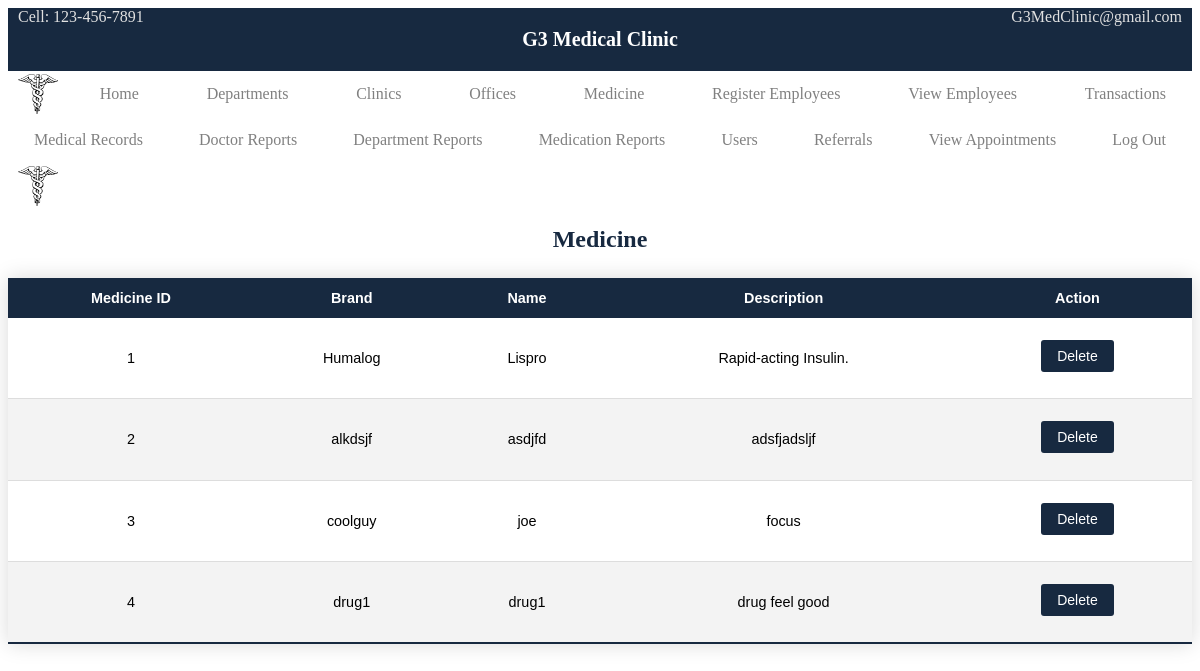
Page /medicine.php (signed in) on the earlier database version.
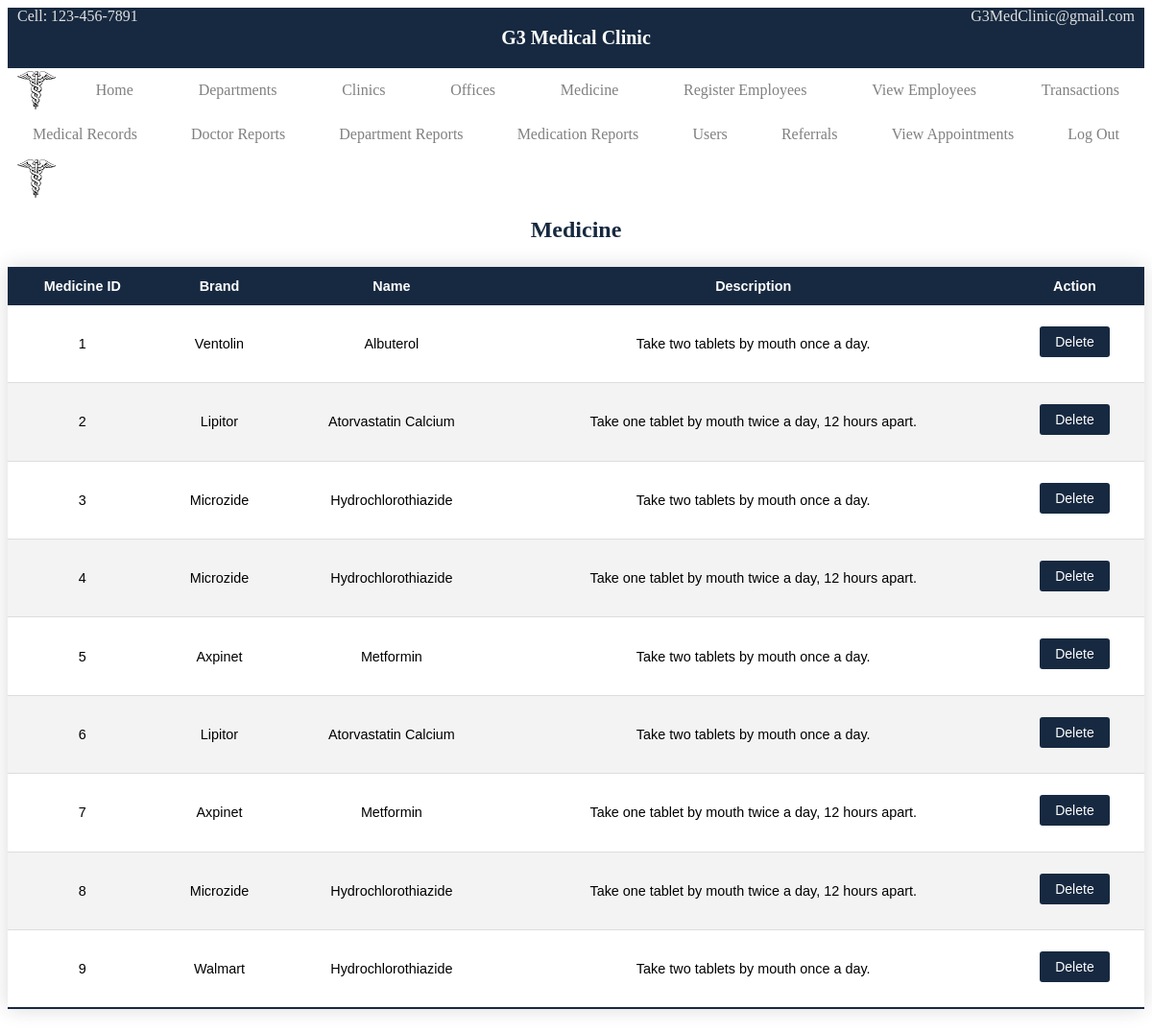
Same page on the later database version.
### tables this page shows
CREATE TABLE `Medicine` (
  `med_ID` int NOT NULL AUTO_INCREMENT,
  `brand` varchar(20) NOT NULL,
  `name` varchar(30) NOT NULL,
  `description` text NOT NULL,
  `deleted_flag` tinyint(1) NOT NULL DEFAULT '0',
  PRIMARY KEY (`med_ID`)
);

### includes/functions.inc.php (called while the page is built, shortened)
<?php
function getMedicine($conn) {
  $sql = "SELECT * FROM Medicine WHERE deleted_flag = false;";
  $stmt = mysqli_stmt_init($conn);
  if (!mysqli_stmt_prepare($stmt, $sql)) {
    header("location: emergencycontact.php?error=getusersfailed");
    exit();
  }
  mysqli_stmt_execute($stmt);
  $result = mysqli_stmt_get_result($stmt);
  return $result;
}

### medicine.php (the view, shortened to what this page needs)
<?php
  include_once 'header.php';
  require_once 'includes/dbh.inc.php';
  require_once 'includes/functions.inc.php';
  $result = getMedicine($conn);
?>
<h2>Medicine</h2>
<div class='med-table'>
  <table class="table-template">
    <thead>
      <tr>
        <th>Medicine ID</th>
        <th>Brand</th>
        <th>Name</th>
        <th>Description</th>
        <th>Action</th>
      </tr>
    </thead>
    <tbody>
    <?php
      while ($row = mysqli_fetch_assoc($result)) {
        $medID = $row["med_ID"];
        $medBrand = $row["brand"];
        $medName = $row["name"];
        $medDesc = $row["description"];
    ?>
    <tr>
      <td><?php echo $medID?></td>
      <td><?php echo $medBrand?></td>
      <td><?php echo $medName?></td>
      <td><?php echo $medDesc?></td>
      <td>
      <form action='/medical-clinic/delete.php' method='post'>
          <div class='submit-btn'>
            <button type='submit' name='submit'>Delete</button>
          </div>
        </form>
      </td>
    </tr>
    <?php
      }
    ?>
    </tbody>
  </table>
</div>
<?php
  include_once 'footer.php';
?>

### header.php (shortened to what this page needs)
<!DOCTYPE html>
<html lang="en">
<head>
</head>
<body>
  <div class='centered-div'>
    <header>
      <nav>
       <div>
        <ul class='header'>
					 <p class='cleft'>Cell: 123-456-7891</p>
					 <p class='cright'>G3MedClinic@gmail.com</p>
           <p class='headtitle'>G3 Medical Clinic</p>
				 </ul>
         <ul class='navigation'>
          <img src="med_logo.png" alt="company logo">
           <li><a href='index.php'>Home</a></li>
           <?php
            if (isset($_SESSION["userID"])) {
              if ($_SESSION["userRole"] === 'admin') {
                echo "<li><a href='dept.php'>Departments</a></li>";
                echo "<li><a href='clinicadd.php'>Clinics</a></li>";
                echo "<li><a href='office.php'>Offices</a></li>";
                echo "<li><a href='medicine.php'>Medicine</a></li>";
                echo "<li><a href='memp.php'>Register Employees</a></li>";
                echo "<li><a href='vemp.php'>View Employees</a></li>";
                echo "<li><a href='transactions.php'>Transactions</a></li>";
                echo "<li><a href='medrecord.php'>Medical Records</a></li>";
                echo "<li><a href='viewdoctorreports.php'>Doctor Reports</a></li>";
                echo "<li><a href='viewdepartmentreports.php'>Department Reports</a></li>";
                echo "<li><a href='viewmedicationreports.php'>Medication Reports</a></li>";
                echo "<li><a href='users.php'>Users</a></li>";
                echo "<li><a href='referrals.php'>Referrals</a></li>";
              }
              echo "<li><a href='viewappointments.php'>View Appointments</a></li>";
              echo "<li><a href='includes/logout.inc.php'>Log Out</a></li>";
            }
            else {
              echo "<li><a href='signup.php'>Sign Up</a></li>";
              echo "<li><a href='login.php'>Log In</a></li>";
            }
           ?>
           <img src="med_logo.png" alt="company logo">
          </ul>
       </div>
      </nav>
    </header>

### footer.php
  </div>
</body>
</html>

Differences in the rows shown:
changed medicine id 1: brand "Humalog" → "Ventolin"; name "Lispro" → "Albuterol"; description "Rapid-acting Insulin." → "Take two tablets by mouth once a day."
changed medicine id 2: brand "alkdsjf" → "Lipitor"; name "asdjfd" → "Atorvastatin Calcium"; description "adsfjadsljf" → "Take one tablet by mouth twice a day, 12 hours apart."
changed medicine id 3: brand "coolguy" → "Microzide"; name "joe" → "Hydrochlorothiazide"; description "focus" → "Take two tablets by mouth once a day."
changed medicine id 4: brand "drug1" → "Microzide"; name "drug1" → "Hydrochlorothiazide"; description "drug feel good" → "Take one tablet by mouth twice a day, 12 hours apart."
added medicine: med_ID "5", brand "Axpinet", name "Metformin", description "Take two tablets by mouth once a day."
added medicine: med_ID "6", brand "Lipitor", name "Atorvastatin Calcium", description "Take two tablets by mouth once a day."
added medicine: med_ID "7", brand "Axpinet", name "Metformin", description "Take one tablet by mouth twice a day, 12 hours apart."
added medicine: med_ID "8", brand "Microzide", name "Hydrochlorothiazide", description "Take one tablet by mouth twice a day, 12 hours apart."
added medicine: med_ID "9", brand "Walmart", name "Hydrochlorothiazide", description "Take two tablets by mouth once a day."
